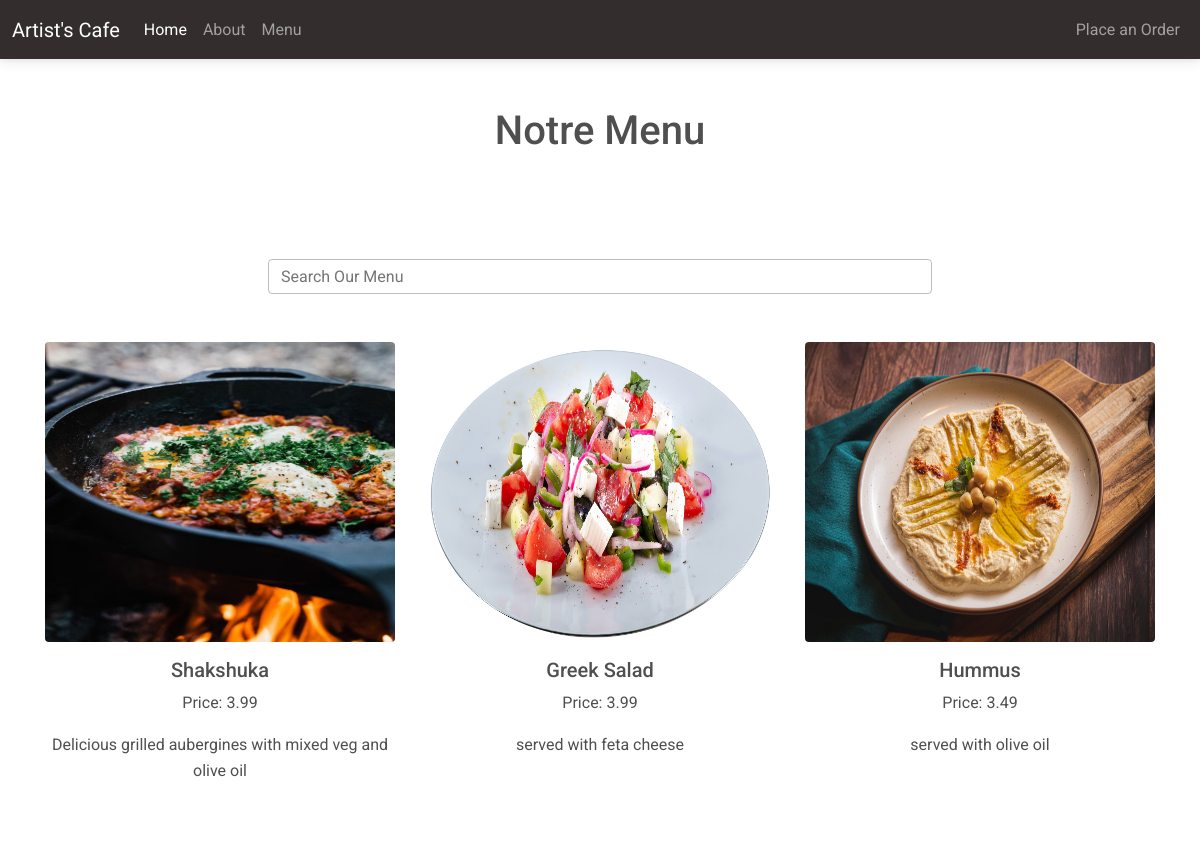
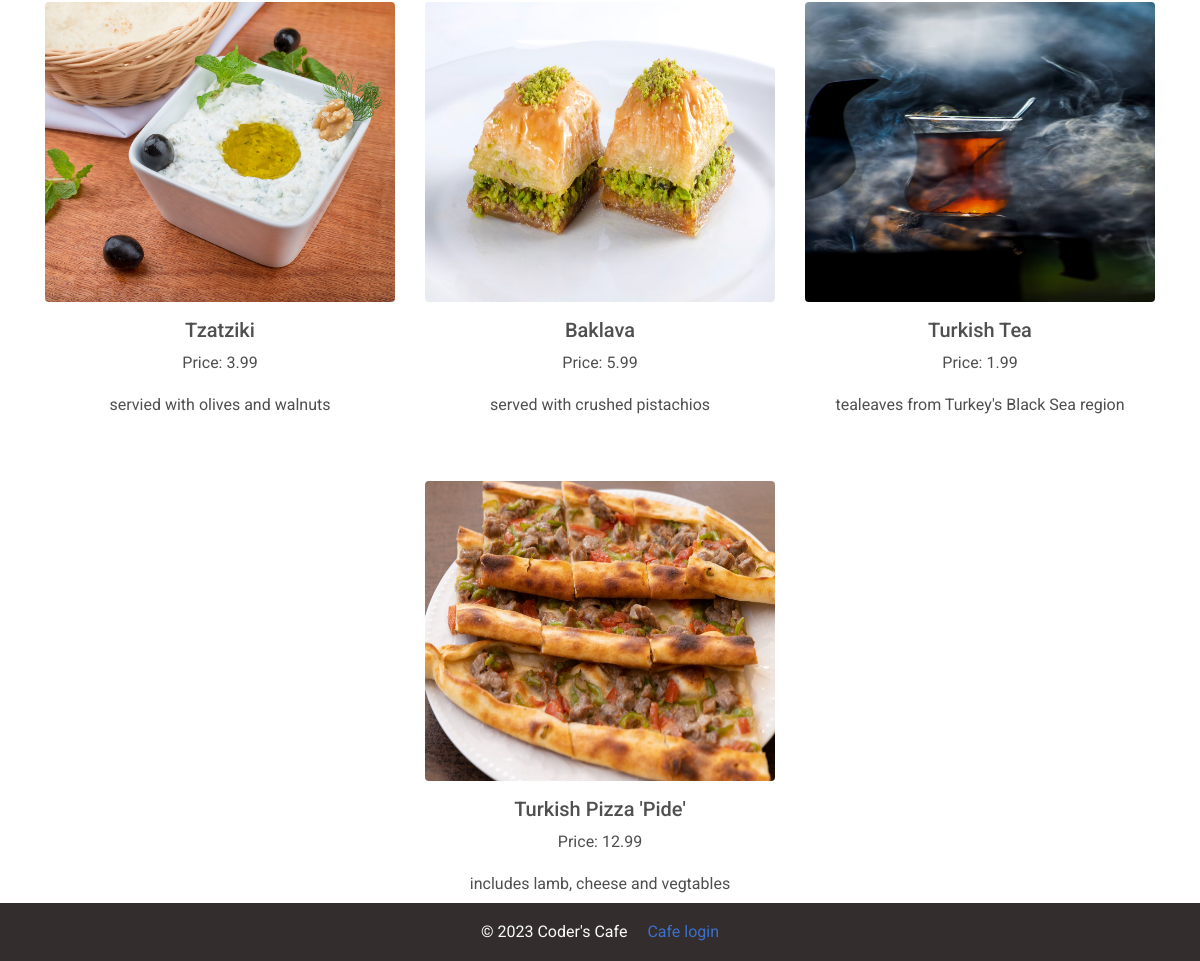
The app's page /menu/ with its own data (2 pictures, top to bottom).
### customer/models.py (models this page shows, shortened)
class MenuItem(models.Model):
    name = models.CharField(max_length=100)
    description = models.TextField()
    image = models.ImageField(upload_to='menu_images/')
    price = models.DecimalField(max_digits=5, decimal_places=2)
    category = models.ManyToManyField('Category', related_name='item')

### customer/views.py (the view)
# urls.py: path('menu/', Menu.as_view(), name='menu'),
class Menu(View):
    def get(self, request, *args, **kwargs):
        menu_items = MenuItem.objects.all()
        context = {
            'menu_items' : menu_items
        }
        return render(request, 'customer/menu.html', context)

### customer/templates/customer/menu.html
{% extends 'customer/base.html' %}
{% block content %}
<div class="container">
    <div class="row justify-content-center mt-5">
        <div class="col-md-6 col-sm-12 text-center">
            <h1>Notre Menu</h1>
        </div>
    </div>
    <div class="row justify-content-center mt-5">
        <div class="col-md-8 col-sm-12 p-5 text-center">
            <form method="GET" action="{% url 'menu-search' %}">
                <div class="md-form mt-0 active-cyan-2">
                    <input class="form-control" name="q" type="text" placeholder="Search Our Menu" aria-label="Search" value="{{ request.GET.q }}">
                </div>
            </form>
        </div>
    </div>
    <div class="row justify-content-center">
        {% for item in menu_items %}
        <div class="col-md-4 col-sm-12 text-center mb-5">
            <img class="rounded" src="{{  item.image.url}}" width="350" height="300">
            <h5 class="mt-3">{{ item.name }}</h5>
            <p>Price: {{ item.price }}</p>
            <p>{{ item.description }}</p>
        </div>
        {% endfor %}
    </div>
</div>
{% endblock content %}

### records on screen
MenuItem: image (picture), name "Shakshuka", price "3.99", description "Delicious grilled aubergines with mixed veg and olive oil"
MenuItem: image (picture), name "Greek Salad", price "3.99", description "served with feta cheese"
MenuItem: image (picture), name "Hummus", price "3.49", description "served with olive oil"
MenuItem: image (picture), name "Tzatziki", price "3.99", description "servied with olives and walnuts"
MenuItem: image (picture), name "Baklava", price "5.99", description "served with crushed pistachios"
MenuItem: image (picture), name "Turkish Tea", price "1.99", description "tealeaves from Turkey's Black Sea region"
MenuItem: image (picture), name "Turkish Pizza 'Pide'", price "12.99", description "includes lamb, cheese and vegtables"
